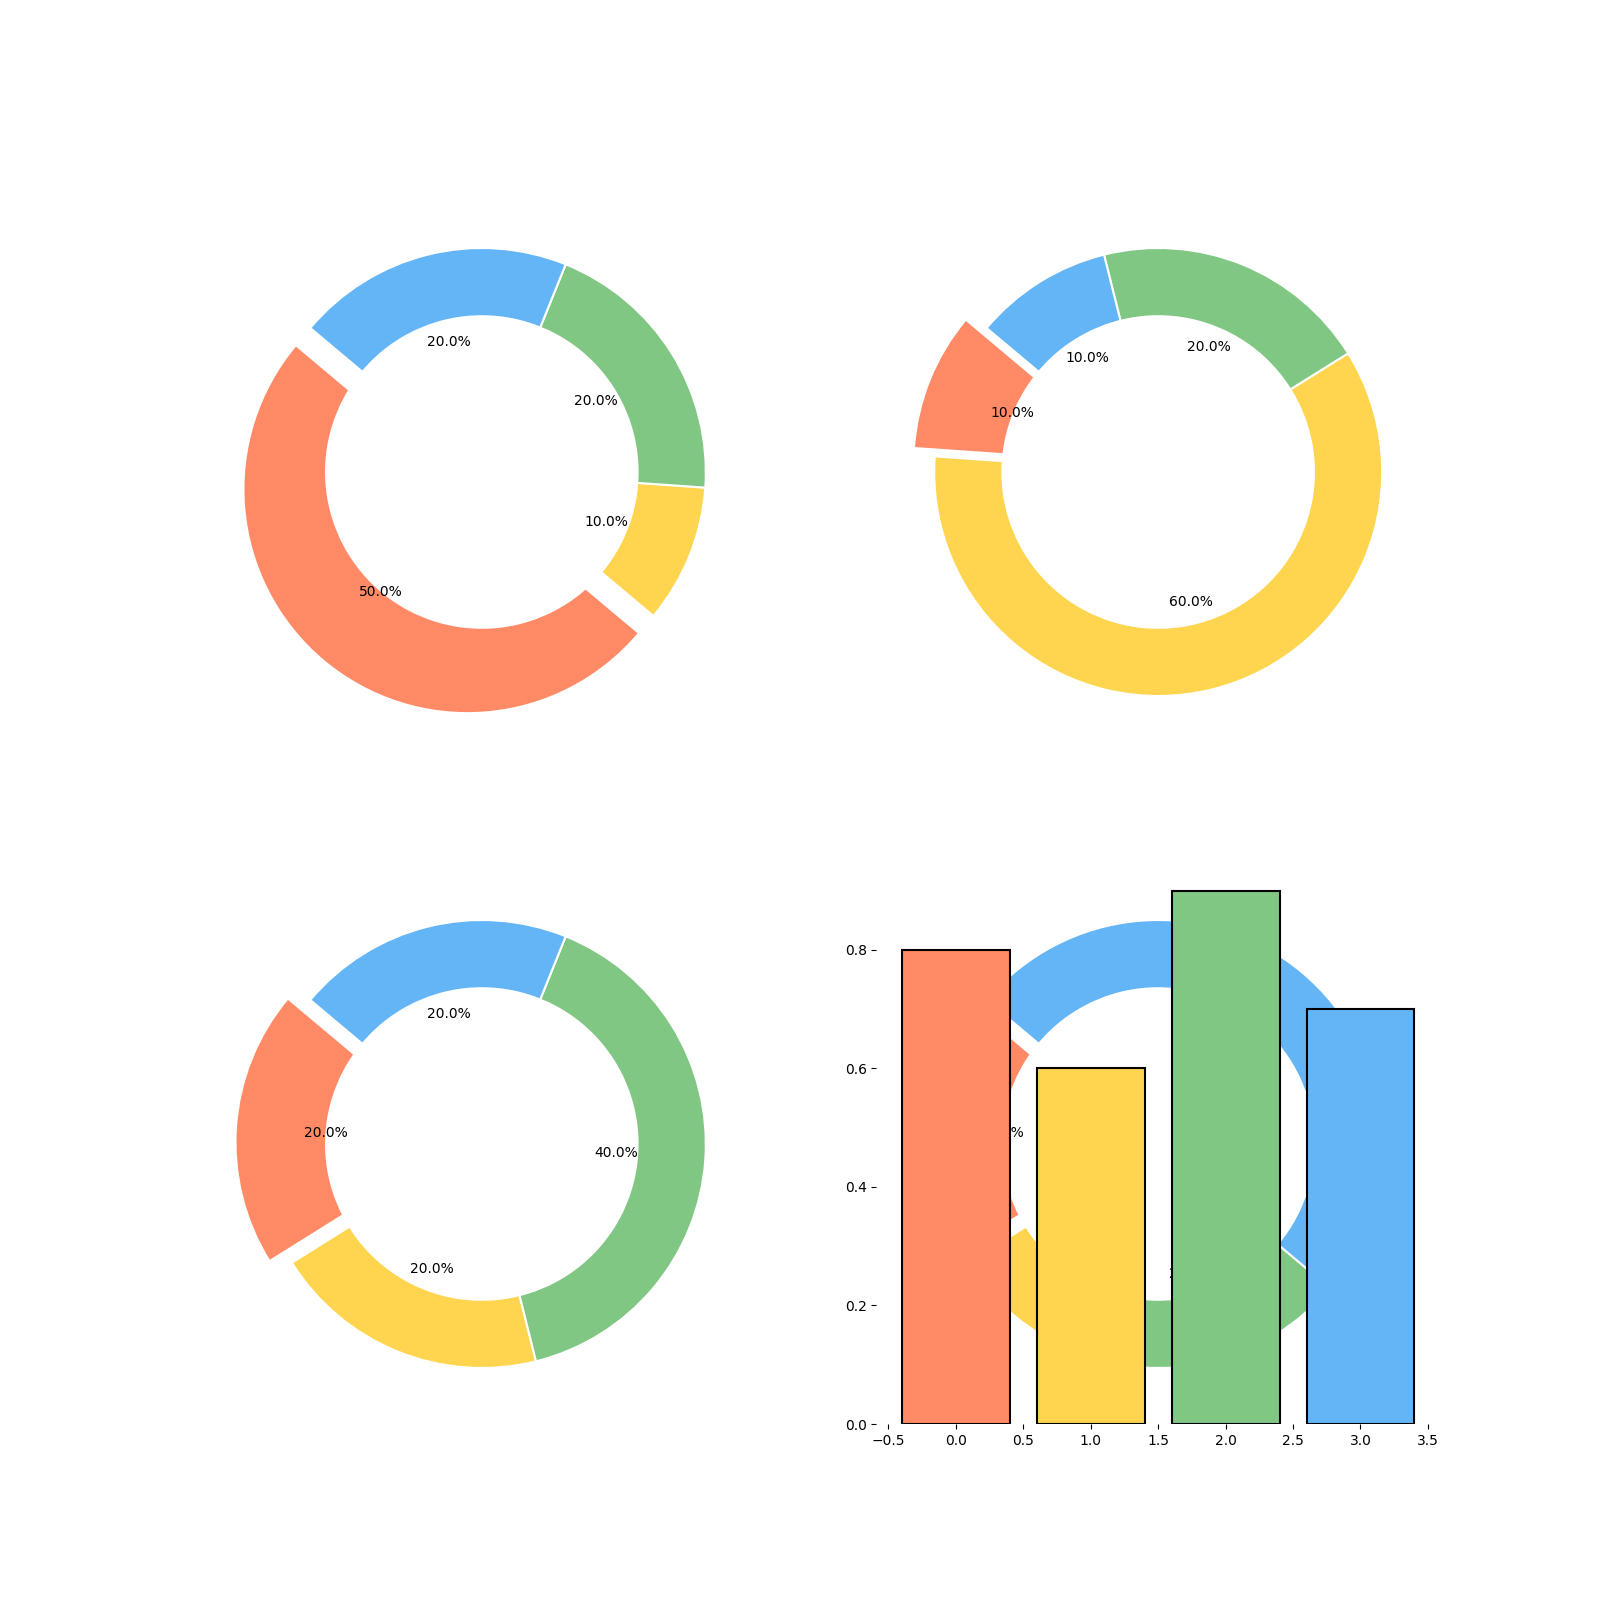

This figure's Python source:
import matplotlib.pyplot as plt

energy_data = [
    [50, 10, 20, 20],
    [10, 60, 20, 10],
    [20, 20, 40, 20],
    [20, 10, 20, 50]
]

efficiency_ratios = [0.8, 0.6, 0.9, 0.7]

shuffled_colors = ['#FF8A65', '#FFD54F', '#81C784', '#64B5F6']

fig, ax = plt.subplots(2, 2, figsize=(16,16))
explode = (0.1, 0, 0, 0)

for i in range(4):
    wedges, texts, autotexts = ax.flatten()[i].pie(
        energy_data[i],
        autopct='%1.1f%%',
        startangle=140,
        colors=shuffled_colors,
        explode=explode,
        textprops=dict(color="black", fontsize=10)
    )

    # Convert the pie chart to a donut chart by setting the 'width' parameter
    for wedge in wedges:
        wedge.set_edgecolor('w')
        wedge.set_linewidth(1.5)

    # Add a circle at the center of pie to make it a donut
    center_circle = plt.Circle((0,0), 0.70, fc='white')
    ax.flatten()[i].add_artist(center_circle)

    ax.flatten()[i].set_frame_on(False)

ax_eff = fig.add_subplot(224)
ax_eff.bar(range(4), efficiency_ratios, color=shuffled_colors, edgecolor='black', linewidth=1.5)
ax_eff.set_frame_on(False)

plt.show()
